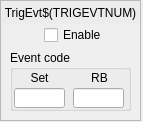
<?xml version="1.0" encoding="UTF-8"?>
<ui version="4.0">
 <class>Form</class>
 <widget class="QWidget" name="Form">
  <property name="geometry">
   <rect>
    <x>0</x>
    <y>0</y>
    <width>143</width>
    <height>122</height>
   </rect>
  </property>
  <property name="windowTitle">
   <string>Form</string>
  </property>
  <widget class="QFrame" name="frame">
   <property name="geometry">
    <rect>
     <x>0</x>
     <y>0</y>
     <width>141</width>
     <height>121</height>
    </rect>
   </property>
   <property name="frameShape">
    <enum>QFrame::StyledPanel</enum>
   </property>
   <property name="frameShadow">
    <enum>QFrame::Raised</enum>
   </property>
   <widget class="caLabel" name="calabel">
    <property name="geometry">
     <rect>
      <x>1</x>
      <y>1</y>
      <width>139</width>
      <height>23</height>
     </rect>
    </property>
    <property name="styleSheet">
     <string notr="true">background-color: rgb(236, 236, 236, 255);</string>
    </property>
    <property name="text">
     <string>TrigEvt$(TRIGEVTNUM)</string>
    </property>
    <property name="alignment">
     <set>Qt::AlignCenter</set>
    </property>
   </widget>
   <widget class="caToggleButton" name="catogglebutton">
    <property name="geometry">
     <rect>
      <x>44</x>
      <y>25</y>
      <width>71</width>
      <height>20</height>
     </rect>
    </property>
    <property name="text">
     <string>Enable</string>
    </property>
    <property name="channel" stdset="0">
     <string notr="true">$(SYS)-$(DEVICE):TrigEvt$(TRIGEVTNUM)-Enable-Sel</string>
    </property>
   </widget>
   <widget class="caLed" name="caled">
    <property name="geometry">
     <rect>
      <x>19</x>
      <y>25</y>
      <width>20</width>
      <height>20</height>
     </rect>
    </property>
    <property name="toolTip">
     <string>Master enable for the EVR. If not set then very little will happen.</string>
    </property>
    <property name="rectangular">
     <bool>false</bool>
    </property>
    <property name="channel" stdset="0">
     <string notr="true">$(SYS)-$(DEVICE):TrigEvt$(TRIGEVTNUM)-Enable-RB</string>
    </property>
    <property name="falseColor">
     <color>
      <red>218</red>
      <green>218</green>
      <blue>218</blue>
     </color>
    </property>
    <property name="trueColor">
     <color>
      <red>0</red>
      <green>205</green>
      <blue>0</blue>
     </color>
    </property>
    <property name="undefinedColor">
     <color>
      <red>255</red>
      <green>255</green>
      <blue>255</blue>
     </color>
    </property>
   </widget>
   <widget class="QGroupBox" name="groupBox">
    <property name="geometry">
     <rect>
      <x>10</x>
      <y>50</y>
      <width>121</width>
      <height>61</height>
     </rect>
    </property>
    <property name="title">
     <string>Event code</string>
    </property>
    <widget class="caLineEdit" name="calineedit_8">
     <property name="geometry">
      <rect>
       <x>63</x>
       <y>38</y>
       <width>51</width>
       <height>20</height>
      </rect>
     </property>
     <property name="alignment">
      <set>Qt::AlignCenter</set>
     </property>
     <property name="channel" stdset="0">
      <string notr="true">$(SYS)-$(DEVICE):TrigEvt$(TRIGEVTNUM)-EvtCode-RB</string>
     </property>
     <property name="colorMode">
      <enum>caLineEdit::Alarm_Default</enum>
     </property>
    </widget>
    <widget class="QLabel" name="label_30">
     <property name="geometry">
      <rect>
       <x>4</x>
       <y>18</y>
       <width>51</width>
       <height>20</height>
      </rect>
     </property>
     <property name="text">
      <string>Set</string>
     </property>
     <property name="alignment">
      <set>Qt::AlignCenter</set>
     </property>
    </widget>
    <widget class="caTextEntry" name="catextentry">
     <property name="geometry">
      <rect>
       <x>4</x>
       <y>38</y>
       <width>51</width>
       <height>20</height>
      </rect>
     </property>
     <property name="alignment">
      <set>Qt::AlignCenter</set>
     </property>
     <property name="channel" stdset="0">
      <string notr="true">$(SYS)-$(DEVICE):TrigEvt$(TRIGEVTNUM)-EvtCode-SP</string>
     </property>
     <property name="background">
      <color>
       <red>212</red>
       <green>219</green>
       <blue>157</blue>
      </color>
     </property>
     <property name="colorMode">
      <enum>caLineEdit::Static</enum>
     </property>
    </widget>
    <widget class="QLabel" name="label_29">
     <property name="geometry">
      <rect>
       <x>64</x>
       <y>18</y>
       <width>51</width>
       <height>20</height>
      </rect>
     </property>
     <property name="text">
      <string>RB</string>
     </property>
     <property name="alignment">
      <set>Qt::AlignCenter</set>
     </property>
    </widget>
   </widget>
  </widget>
 </widget>
 <customwidgets>
  <customwidget>
   <class>caTextEntry</class>
   <extends>caLineEdit</extends>
   <header>caTextEntry</header>
  </customwidget>
  <customwidget>
   <class>caToggleButton</class>
   <extends>QCheckBox</extends>
   <header>caToggleButton</header>
  </customwidget>
  <customwidget>
   <class>caLabel</class>
   <extends>QLabel</extends>
   <header>caLabel</header>
  </customwidget>
  <customwidget>
   <class>caLed</class>
   <extends>QWidget</extends>
   <header>caLed</header>
  </customwidget>
  <customwidget>
   <class>caLineEdit</class>
   <extends>QLineEdit</extends>
   <header>caLineEdit</header>
  </customwidget>
 </customwidgets>
 <resources/>
 <connections/>
</ui>
